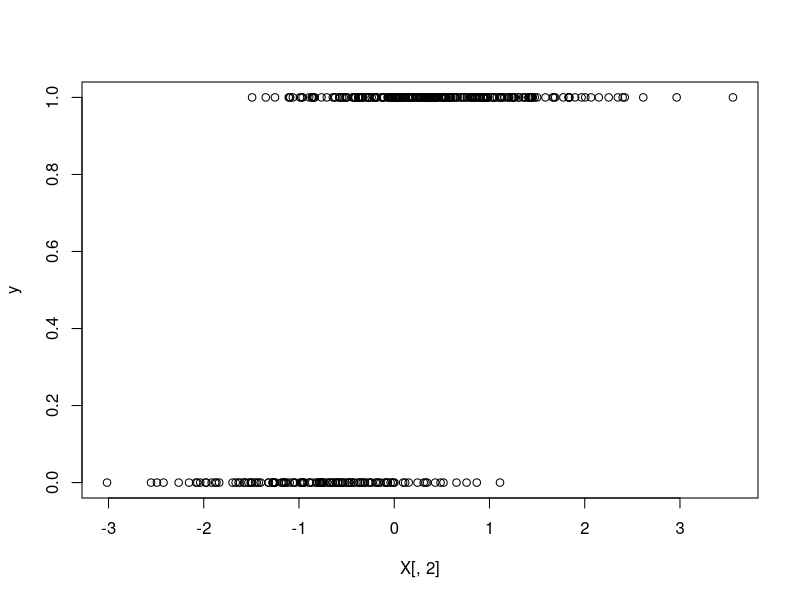
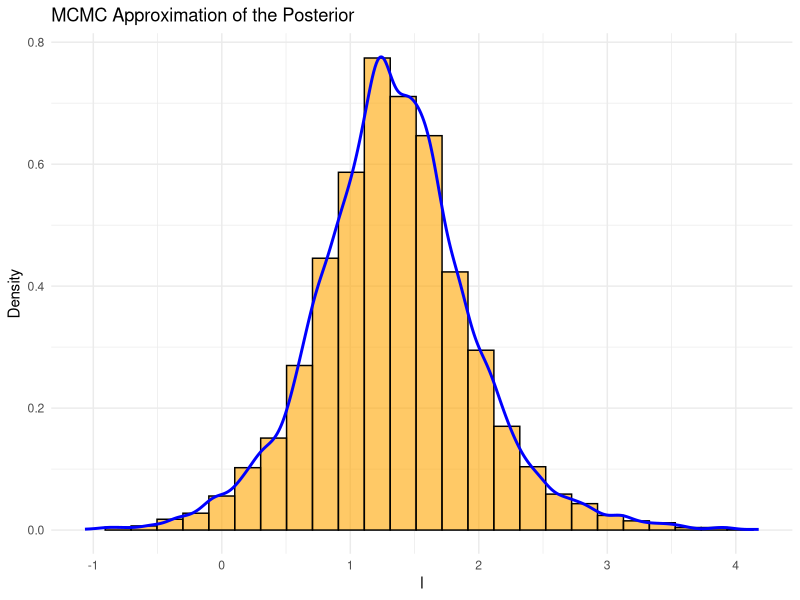
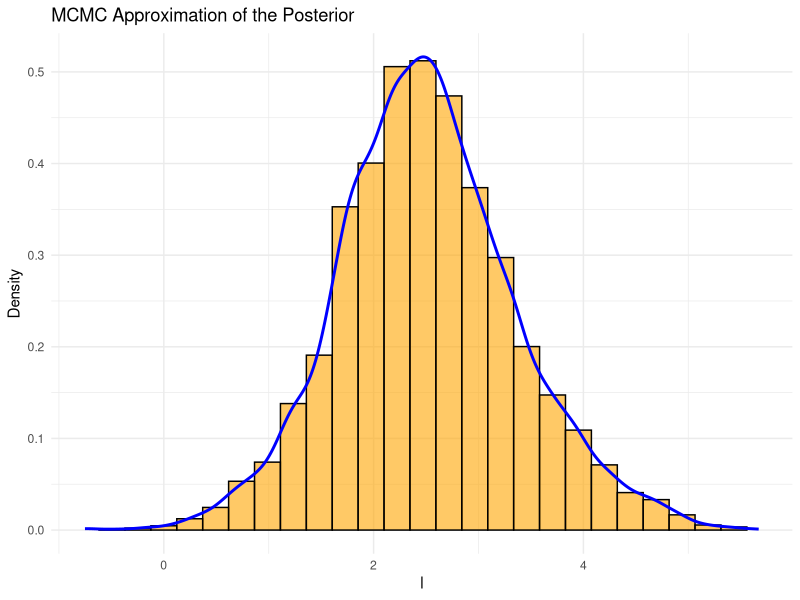
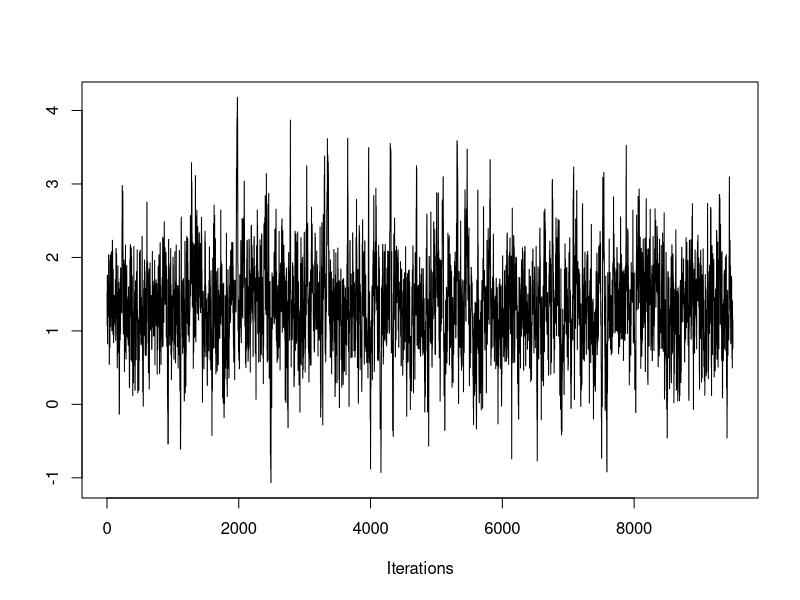
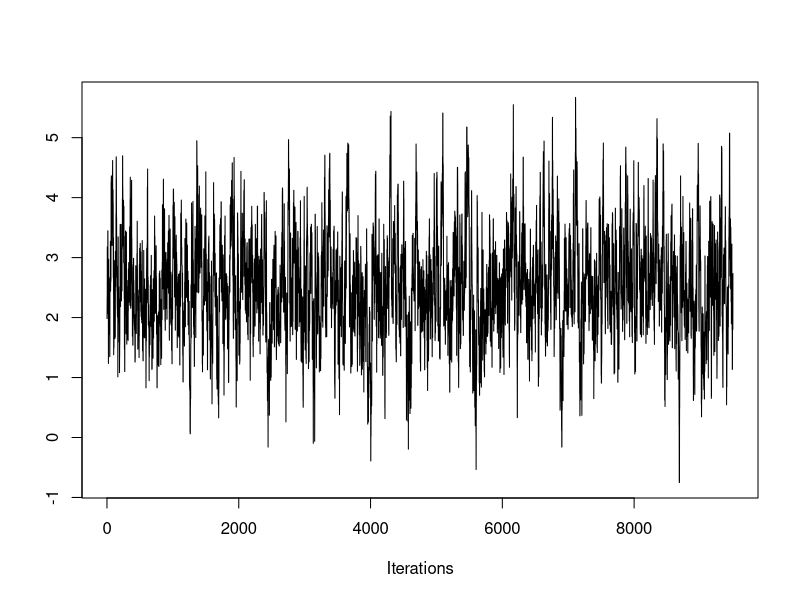
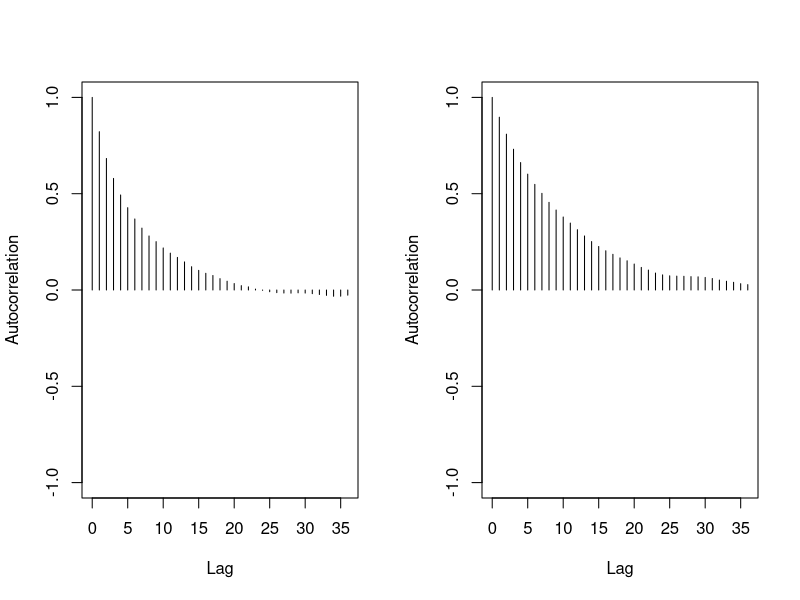
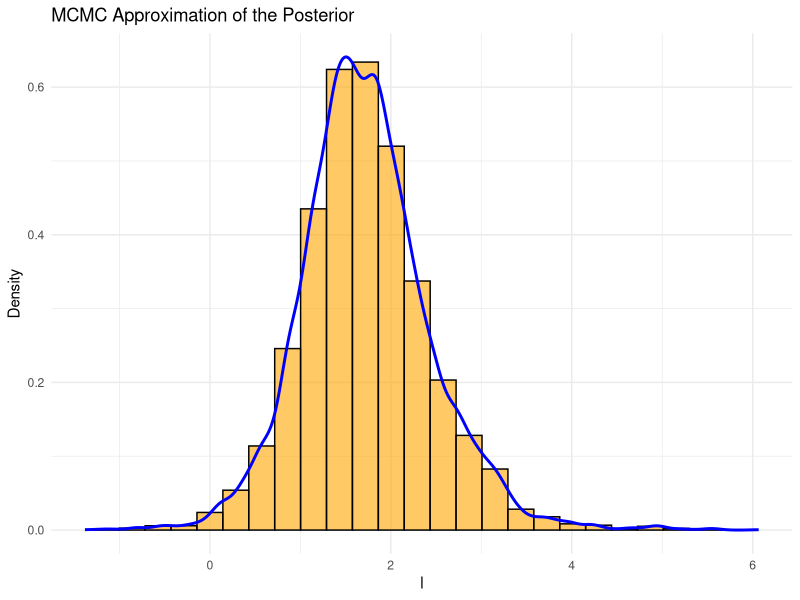
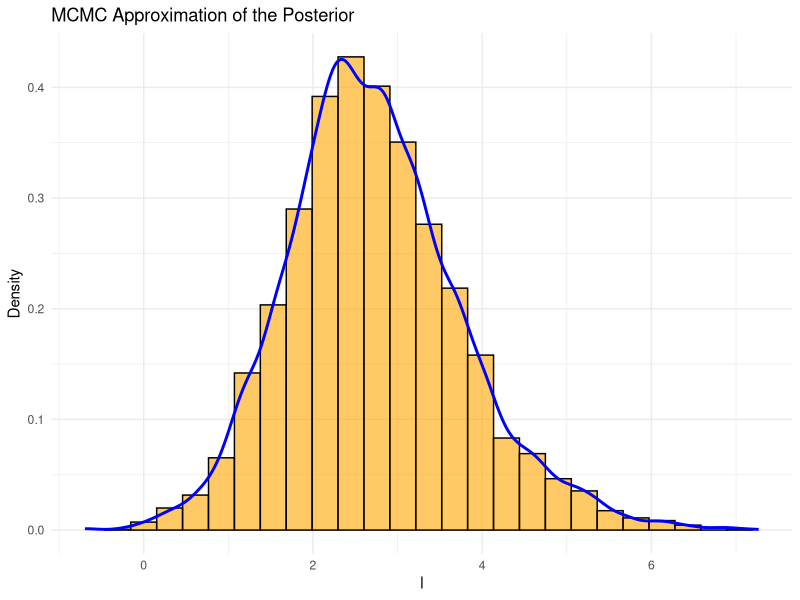

Write R code to recreate these figures, in order.
## ---- chunk 1
n = 400 #number of observations (set it higher for consistency)
p = 1 #number of predictors

X <- cbind(1, matrix(rnorm(n * p), n, p))  # Design matrix with intercept (bias). nxp
beta <- c(1, 2)  # True coefficients. px1

z <- X %*% beta  # Linear predictor. %*% = matrix mult. nx1 dim
sig <- 1/(1+exp(-z)) #sigmoid (inv-logit) function, find probability in [0,1], predicted y

y = rbinom(n=n, size=1, prob=sig) #size=num trials=1 -> bernoulli response var

plot(X[,2],y)
## ---- chunk 2
#Proposal distro
proposal <- function(i, M, beta, a){
  distro = runif(M, beta[i-1,] - a, beta[i-1,] + a)
  return(distro)
}

# Log-likelihood function for logistic regression
logistic_ll <- function(beta, X, y) {
  z <- X %*% beta
  p <- 1 / (1 + exp(-z))
  loglike <- sum(y * log(p) + (1 - y) * log(1 - p))
  return(loglike)
}

# Uniform Log-prior of unknown parameter
log_prior_uniform <- function(beta) {
  prior = 0
  return(prior)
}
## ---- chunk 3
#0) Initial values
n_accept <- 0 #number of acceptances
a <- 1 #error in proposal distro
N <- 10000 #number of samples
M <- p+1 #dimensions
b <- matrix(0, nrow = N, ncol = M) #empty matrix to be filled with vals
b[1,] <- c(0,0)  # first value of beta in the Markov chain is (0,0).

#Keep history of proposals
P_list <- rep(NA, N - 1)
P_list[1] = logistic_ll(b[1,], X, y)+log_prior_uniform(b[1])  #P(beta^{i-1})
for (i in 2:N) {
    #1) Propose new position beta[i-1] -> beta[i]' from proposal distro
    b_prop <- proposal(i, M, b, a)
    
    #2) Compute transition probability
    P_list[i] <- logistic_ll(b_prop, X, y)+log_prior_uniform(b_prop)  #P(beta*)
    while (is.nan(P_list[i])) {
      b_prop <- proposal(i, M, b, a)
      P_list[i] <- logistic_ll(b_prop, X, y)+log_prior_uniform(b_prop)  #P(beta*)
    }
    
    #3) Acceptance ratio
    alpha <- min(exp(P_list[i] - P_list[i-1]), 1)
    
    #3) Generate a random number u_i from [0,1]
    u <- runif(1)  # u_i
    
    #4)
    if (u <= alpha) {
        b[i,] <- b_prop  # Accept y as next state
        n_accept = n_accept + 1
    } else {
        b[i,] <- b[i-1,]  # Stay at previous state of Markov chain
    }
}

n <- as.integer(0.95 * N)
C <- b[(N - n + 1):N,] #discard first 5% of samples

cat("Rate of acceptance:", n_accept/(N-1), "\n")
## ---- chunk 4
c = C[,1]
# Plot of density function
library(ggplot2)
nbins <- ceiling( (2*n)**(1/3) ) #Terrell-Scott rule for min num bins
ggplot() +
  geom_histogram(aes(x = c, y = ..density..), bins = nbins, fill = "orange", color = "black", alpha = 0.6) +
  geom_density(aes(x = c), color = "blue", linewidth = 1) +
  labs(x = "l", y = "Density", title = "MCMC Approximation of the Posterior") +
  xlim(min(c), max(c)) +
  theme_minimal()
## ---- chunk 5
c = C[,2]
# Plot of density function
library(ggplot2)
nbins <- ceiling( (2*n)**(1/3) ) #Terrell-Scott rule for min num bins
ggplot() +
  geom_histogram(aes(x = c, y = ..density..), bins = nbins, fill = "orange", color = "black", alpha = 0.6) +
  geom_density(aes(x = c), color = "blue", linewidth = 1) +
  labs(x = "l", y = "Density", title = "MCMC Approximation of the Posterior") +
  xlim(min(c), max(c)) +
  theme_minimal()
## ---- chunk 6
library(coda)
mcmc_obj <- as.mcmc(C)
traceplot(mcmc_obj)
## ---- chunk 7
autocorr.plot(mcmc_obj)
## ---- chunk 8
#Number of partitions in dataset
k <- 4

#Number of rows
n <- nrow(X)

# Get row group assignments
part_indices <- cut(seq_len(n), breaks = k, labels = FALSE)

# Split row indices instead of splitting X directly
index_groups <- split(seq_len(n), part_indices)

# Turn each group of indices into a matrix
parts_X <- lapply(index_groups, function(idx) X[idx, , drop = FALSE])
y <- matrix(y, ncol = 1)
parts_y <- lapply(index_groups, function(idx) y[idx, , drop = FALSE])
## ---- chunk 9
#0) Initial values
n_accept <- 0
a <- 1 #error in proposal distro
N <- 10000 #number of samples
M <- p+1 #dimensions
    
for (j in seq(1,k)) { 
  if (j == 1) {
    
    #Iteration j==1
    #====================
    #0) Initial values
    b <- matrix(0, nrow = N, ncol = M) #empty matrix to be filled with vals
    b[1,] <- c(0,0)  # first value of beta in the Markov chain is (0,0).
    
    #Keep history of proposals
    P_list <- rep(NA, N - 1)
    P_list[1] = logistic_ll(b[1,], parts_X$`1`, parts_y$`1`)+log_prior_uniform(b[1])  #P(beta^{i-1})
    for (i in 2:N) {
        #1) Propose new position beta[i-1] -> beta[i]' from proposal distro
        b_prop <- proposal(i, M, b, a)
        
        #2) Compute transition probability
        P_list[i] <- logistic_ll(b_prop, parts_X$`1`, parts_y$`1`)+log_prior_uniform(b_prop)  #P(beta*)
        while (is.nan(P_list[i])) {
          b_prop <- proposal(i, M, b, a)
          P_list[i] <- logistic_ll(b_prop, parts_X$`1`, parts_y$`1`)+log_prior_uniform(b_prop)  #P(beta*)
        }
        
        #3) Acceptance ratio
        alpha <- min(exp(P_list[i] - P_list[i-1]), 1)
        
        #3) Generate a random number u_i from [0,1]
        u <- runif(1)  # u_i
        
        #4)
        if (u <= alpha) {
            b[i,] <- b_prop  # Accept y as next state
            n_accept = n_accept + 1
        } else {
            b[i,] <- b[i-1,]  # Stay at previous state of Markov chain
        }
    }
    n <- as.integer(0.95 * N)
    C <- b[(N - n + 1):N,] #discard first 5% of samples
  
    } else {
      
    #Iteration j > 1
    #====================
    #Create KDE functions
    den_funs <- list()
    d = 1
    while (d < dim(C)[2]) {
      kde <- density(C[,d])
      den_funs[[d]] <- approxfun(kde$x, kde$y) #approx fun
      d = d+1
    }
    
    #Define log_prior
    log_prior <- function(beta) {
      prior_d = 0
      d = 1
      while (d < dim(C)[2]) {
        if ( min(C[,d]) < beta[d] && beta[d] < max(C[,d]) ){
          density_at_point = den_funs[[d]](beta[d])
          prior_d = prior_d + log(density_at_point) #Assume independence
        }
        else {
          prior_d = 0
        }
        d = d+1
      }
      return(prior_d)
    }
    
    #0) Initial values
    b <- matrix(0, nrow = N, ncol = M) #empty matrix to be filled with vals
    b[1,] <- c(0,0)  # first value of beta in the Markov chain is (0,0).
    
    #Keep history of proposals
    P_list <- rep(NA, N - 1)
    P_list[1] <- logistic_ll(b[1,], parts_X[[j]], parts_y[[j]])+log_prior(b[1])  #P(beta^{i-1})
    for (i in 2:N) {
        #1) Propose new position beta[i-1] -> beta[i]' from proposal distro
        b_prop <- proposal(i, M, b, a)
        
        #2) Compute transition probability
        P_list[i] <- logistic_ll(b_prop, parts_X[[j]], parts_y[[j]])+log_prior(b_prop)  #P(beta*)
        while (is.nan(P_list[i])) {
          b_prop <- proposal(i, M, b, a)
          P_list[i] <- logistic_ll(b_prop, parts_X[[j]], parts_y[[j]])+log_prior(b_prop)  #P(beta*)
        }
        
        #3) Acceptance ratio
        alpha <- min(exp(P_list[i] - P_list[i-1]), 1)
        
        #3) Generate a random number u_i from [0,1]
        u <- runif(1)  # u_i
        
        #4)
        if (u <= alpha) {
            b[i,] <- b_prop  # Accept y as next state
            n_accept = n_accept + 1
        } else {
            b[i,] <- b[i-1,]  # Stay at previous state of Markov chain
        }
    }
    n <- as.integer(0.95 * N)
    C <- b[(N - n + 1):N,] #discard first 5% of samples
  }
}

cat("Rate of acceptance:", n_accept/((N-k)*k), "\n")
## ---- chunk 10
c = C[,1]
# Plot of density function
library(ggplot2)
nbins <- ceiling( (2*n)**(1/3) ) #Terrell-Scott rule for min num bins
ggplot() +
  geom_histogram(aes(x = c, y = ..density..), bins = nbins, fill = "orange", color = "black", alpha = 0.6) +
  geom_density(aes(x = c), color = "blue", linewidth = 1) +
  labs(x = "l", y = "Density", title = "MCMC Approximation of the Posterior") +
  xlim(min(c), max(c)) +
  theme_minimal()
## ---- chunk 11
c = C[,2]
# Plot of density function. coda? (give samples)
library(ggplot2)
nbins <- ceiling( (2*n)**(1/3) ) #Terrell-Scott rule for min num bins
ggplot() +
  geom_histogram(aes(x = c, y = ..density..), bins = nbins, fill = "orange", color = "black", alpha = 0.6) +
  geom_density(aes(x = c), color = "blue", linewidth = 1) +
  labs(x = "l", y = "Density", title = "MCMC Approximation of the Posterior") +
  xlim(min(c), max(c)) +
  theme_minimal()
## ---- chunk 12
mcmc_obj <- as.mcmc(C)
traceplot(mcmc_obj)
## ---- chunk 13
autocorr.plot(mcmc_obj)
## ---- chunk 14
#0) Initial values
n_accept <- 0
N_total <- 0
a <- 1 #error in proposal distro
M <- p+1 #dimensions
    
for (j in seq(1,k)) { 
  if (j == 1) {
    
    #Iteration j == 1
    #====================
    #0) Initial values
    N <- 10000 #number of samples
    N_total = N_total + N - 1
    b <- matrix(0, nrow = N, ncol = M) #empty matrix to be filled with vals
    b[1,] <- c(0,0)  # first value of beta in the Markov chain is (0,0).
    
    #Keep history of proposals
    P_list <- rep(NA, N - 1)
    P_list[1] <- logistic_ll(b[1,], parts_X$`1`, parts_y$`1`) #P(beta^{i-1})
    for (i in 2:N) {
        #1) Propose new position beta[i-1] -> beta[i]' from proposal distro
        b_prop <- proposal(i, M, b, a)
        
        #2) Compute transition probability
        P_list[i] <- logistic_ll(b_prop, parts_X$`1`, parts_y$`1`) #P(beta*)
        while (is.nan(P_list[i])) {
          b_prop <- proposal(i, M, b, a)
          P_list[i] <- logistic_ll(b_prop, parts_X$`1`, parts_y$`1`) #P(beta*)
        }
        
        #3) Acceptance ratio
        alpha <- min(exp(P_list[i] - P_list[i-1]), 1)
        
        #3) Generate a random number u_i from [0,1]
        u <- runif(1)  # u_i
        
        #4)
        if (u <= alpha) {
            b[i,] <- b_prop  # Accept y as next state
            n_accept = n_accept + 1
        } else {
            b[i,] <- b[i-1,]  # Stay at previous state of Markov chain
        }
    }
    n <- as.integer(0.95 * N)
    C <- b[(N - n + 1):N,] #discard first 5% of samples
    
  } else {
    
    #Iteration j > 1
    #====================
    #0) Initial values
    N <- dim(C)[1] #number of samples
    N_total = N_total + N - 1
    b <- matrix(0, nrow = N, ncol = M) #empty matrix to be filled with vals
    b[1,] <- C[1,]  # first value of beta in the Markov chain is (0,0).
    
    #Keep history of proposals
    P_list <- rep(NA, N - 1)
    P_list[1] <- logistic_ll(b[1,], parts_X[[j]], parts_y[[j]]) #P(beta^{i-1})
    for (i in 2:N) {
        #1) Propose new position beta[i-1] -> beta[i]' from proposal distro
        b_prop <- C[i,]
        
        #2) Compute transition probability
        P_list[i] <- logistic_ll(b_prop, parts_X[[j]], parts_y[[j]]) #P(beta*)
        
        #3) Acceptance ratio
        alpha <- min(exp(P_list[i] - P_list[i-1]), 1)
        
        #3) Generate a random number u_i from [0,1]
        u <- runif(1)  # u_i
        
        #4)
        if (u <= alpha) {
            b[i,] <- b_prop  # Accept y as next state
            n_accept = n_accept + 1
        } else {
            b[i,] <- b[i-1,]  # Stay at previous state of Markov chain
        }
    }
    n <- as.integer(0.95 * N)
    C <- b[(N - n + 1):N,] #discard first 5% of samples
  }
}

cat("Rate of acceptance:", n_accept/N_total, "\n")
## ---- chunk 15
c = C[,1]
# Plot of density function
library(ggplot2)
nbins <- ceiling( (2*n)**(1/3) ) #Terrell-Scott rule for min num bins
ggplot() +
  geom_histogram(aes(x = c, y = ..density..), bins = nbins, fill = "orange", color = "black", alpha = 0.6) +
  geom_density(aes(x = c), color = "blue", linewidth = 1) +
  labs(x = "l", y = "Density", title = "MCMC Approximation of the Posterior") +
  xlim(min(c), max(c)) +
  theme_minimal()
## ---- chunk 16
c = C[,2]
# Plot of density function
library(ggplot2)
nbins <- ceiling( (2*n)**(1/3) ) #Terrell-Scott rule for min num bins
ggplot() +
  geom_histogram(aes(x = c, y = ..density..), bins = nbins, fill = "orange", color = "black", alpha = 0.6) +
  geom_density(aes(x = c), color = "blue", linewidth = 1) +
  labs(x = "l", y = "Density", title = "MCMC Approximation of the Posterior") +
  xlim(min(c), max(c)) +
  theme_minimal()
## ---- chunk 17
mcmc_obj <- as.mcmc(C)
traceplot(mcmc_obj)
## ---- chunk 18
autocorr.plot(mcmc_obj)
